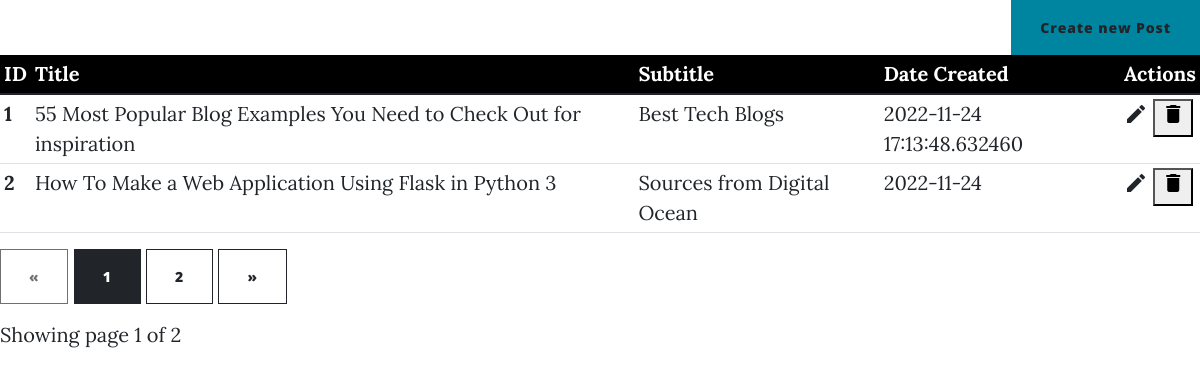
The page /dashboard/posts (signed in) on the database its author committed.
### BetterBlog/models.py (models this page shows, shortened)
class Post(db.Model):
    id = db.Column(db.Integer, primary_key=True)
    title = db.Column(db.String(250), unique=True, nullable=False)
    subtitle = db.Column(db.String(250), nullable=False)
    date_created = db.Column(db.String(150), default=datetime.today())
    body = db.Column(db.Text, nullable=False)
    author = db.Column(db.Integer, db.ForeignKey('user.id', ondelete="CASCADE"), nullable=False)
    img_url = db.Column(db.String(250), nullable=False)
    comments = db.relationship('Comment', backref='post', passive_deletes=True)  # comment.post

### BetterBlog/controlPanel.py (the view)
@manage.route('/posts', methods=["GET", "POST"])
@login_required
def posts():
    if current_user.is_Author:
        if request.method == "GET":
            page = request.args.get('page', 1, type=int)
            pagination = Post.query.filter_by(author=current_user.username).paginate(page=page, per_page=2)
            return render_template("admin/posts.html", posts=pagination, pagination=pagination)

### BetterBlog/templates/admin/posts.html (shortened to what this page needs)
{% import "bootstrap/wtf.html" as wtf %}
{% extends 'admin/adminbase.html' %}
{% block content %}
<div class="container" style="margin-right: 0px;padding-right: 0px;">
        <div class="row justify-content-end">
            <div class="col-4">
                <button type="button" class="btn btn-primary" style="float:right;"><a href="{{url_for('views.create_post')}}">Create new Post</a></button>
            </div>
        </div>
</div>
<div class="table-responsive">
    <table class="table table-hover table-sm">
        <thead class="thead" id="thead_dark">
            <tr>
                <th>ID</th>
                <th>Title</th>
                <th>Subtitle</th>
                <th>Date Created</th>
                <th>Actions</th>
            </tr>
        </thead>
        <tbody>
            {% for post in posts.items %}
            <tr>
                <th scope="row">{{ loop.index }}</th>
                <td>{{ post.title }}</td>
                <td>{{post.subtitle}}</td>
                <td>{{ post.date_created }}</td>
                <td>
                                <a href={{url_for('controlPanel.edit_post',post_id=post.id)}}>
                                    <i class="material-icons" data-toggle="tooltip" title="Edit">&#xE254;</i>
                                </a>
								<button id="{{post.id}}" name="DeletePost" onclick="document.getElementById('deletePostModal').style.display='block';document.getElementById('delete_post_id').setAttribute('value',this.id)">
                                    <i class="material-icons" data-toggle="tooltip" title="Delete" >&#xE872;</i>
                                </button>
                </td>
            </tr>
            {% endfor %}
        </tbody>
    </table>
</div>
<div class="text-right">
    <a href="{{ url_for('controlPanel.posts', page=pagination.prev_num) }}"
       class="btn btn-outline-dark
       {% if pagination.page == 1 %}disabled{% endif %}">
        &laquo;
    </a>
    {% for page_num in pagination.iter_pages(left_edge=1, right_edge=1, left_current=1, right_current=2) %}
{% if page_num %}
            {% if pagination.page == page_num %}
            <a href="{{ url_for('controlPanel.posts', page=page_num) }}"
               class="btn btn-dark">
                {{ page_num }}
            </a>
            {% else %}
            <a href="{{ url_for('controlPanel.posts', page=page_num) }}"
               class="btn btn-outline-dark">
                {{ page_num }}
            </a>
            {% endif %}
        {% else %}
            ...
        {% endif %}
    {% endfor %}
    <a href="{{ url_for('controlPanel.posts', page=pagination.next_num) }}"
       class="btn btn-outline-dark
       {% if pagination.page == pagination.pages %}disabled{% endif %}">
        &raquo;
    </a>
</div>
<p class="text-right mt-3">
   Showing page {{ pagination.page }} of {{ pagination.pages }}
</p>
{% endblock %}

### BetterBlog/templates/admin/adminbase.html (shortened to what this page needs)
<!doctype html>
<html lang="en">
  <head>
      <link rel="stylesheet" href="https://cdnjs.cloudflare.com/ajax/libs/font-awesome/6.2.1/css/all.min.css">
        <link  href="{{url_for('static',filename='css/styles.css')}}" rel="stylesheet" type= "text/css" />
  </head>
  <body>
  {% block content %}
  {% endblock %}
  </body>
</html>

### rows shown on the page
Post: title "55 Most Popular Blog Examples You Need to Check Out for inspiration", subtitle "Best Tech Blogs", date_created "2022-11-24 17:13:48.632460"
Post: title "How To Make a Web Application Using Flask in Python 3", subtitle "Sources from Digital Ocean", date_created "2022-11-24"

### other values the page prints
{{ page_num }} "1"
{{ page_num }} "2"
{{ pagination.page }} "1"
{{ pagination.pages }} "2"
